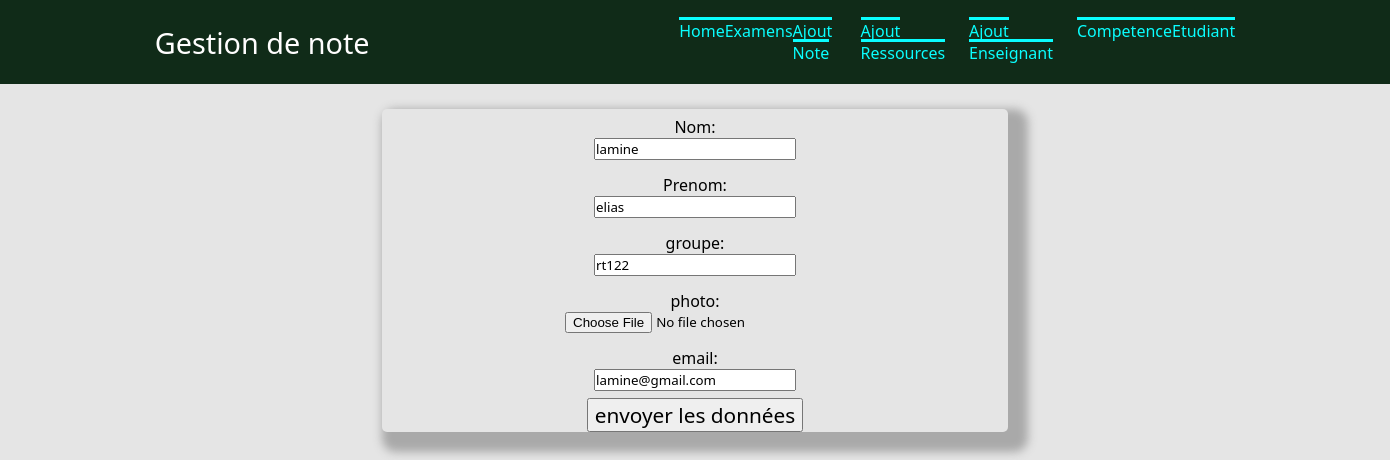
Page /gestion/update/1 on the committed database.
### gestion/models.py (models this page shows, shortened)
class Etudiant(models.Model):
    nom = models.CharField(max_length = 100)
    prenom =models.CharField(max_length = 100,null = True)
    groupe =models.CharField(max_length = 100,null = True)
    photo =models.ImageField(upload_to="images",blank=True, null = True)
    email=models.EmailField(default=None,max_length = 100)
    def dico(self):
        return {"nom": self.nom,"prenom": self.prenom,"groupe": self.groupe,"photo": self.photo,"email": self.email,}

### gestion/views.py (the view)
# urls.py: path("update/<int:id>",views.update),
def update(request, id):
    etudiant = models.Etudiant.objects.get(pk=id)
    eform = EtudiantForm(etudiant.dico())
    return render(request,"gestion/update.html",{"eform": eform,"id":id})

### gestion/forms.py
class EtudiantForm(ModelForm):
    class Meta:
        model = models.Etudiant
        fields = ('nom','prenom','groupe','groupe','photo','email')
        labels = {
            'nom' : _('Nom') ,
            'prenom ': _('prenom '),
            'groupe': _('groupe'),
            'photo': _('photo'),
            'email': _('email'),
        }

### gestion/templates/gestion/update.html (shortened to what this page needs)
     {% extends "gestion/main.html" %}
{%block content %}
    <form method="post" action="/gestion/traitementupdate/{{id}}/">
    {{ eform.as_p }}
        <input type="submit" value="envoyer les données">
    </form>
{% endblock %}

### gestion/static/gestion/style.css (style rules this page uses)
* { font-weight:1; font-family:system-ui,arial; }
html, body { margin : 0px; padding : 0px; background-color: #E5E5E5; }
input[type=submit],button { #background:#404040; font-family:system-ui,arial; font-size:130%; padding: revert; }
input[type=text],input[type=number],textarea,select,option { color:black; font-family:system-ui,arial; }
form { flex-direction:column; align-items:center; margin-top:25px; width:45%; height: auto; border-radius:5px; box-shadow:10px 10px 10px 10px #A9A9A9; margin:25px; text-align: -webkit-center; }
form > p { list-style-type:none; display:flex; flex-direction:column; align-items:center; padding:7px; width:70%; }
* { margin: 0; padding: 0; }
body { font-family: Rubik; overflow-x: hidden; }

### rows in the picture
Etudiant: nom "lamine", prenom "elias", groupe "rt122", email "lamine@gmail.com"
